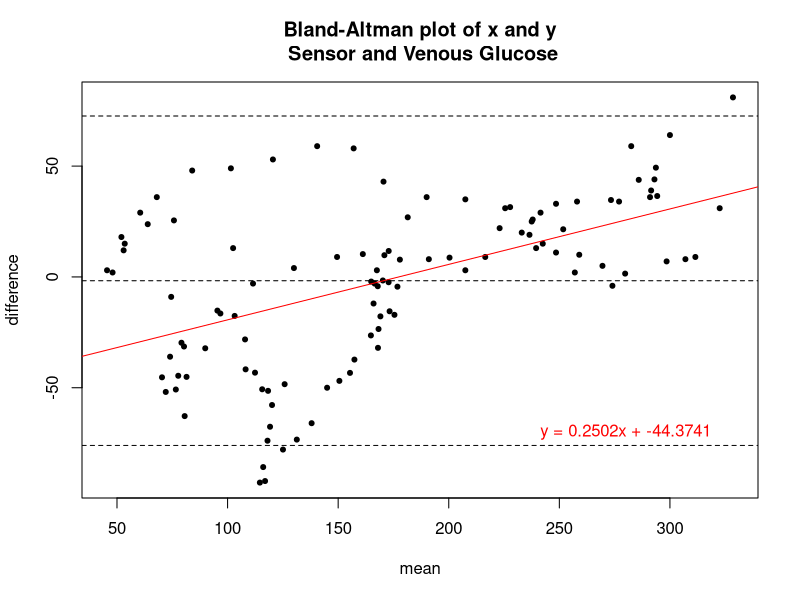
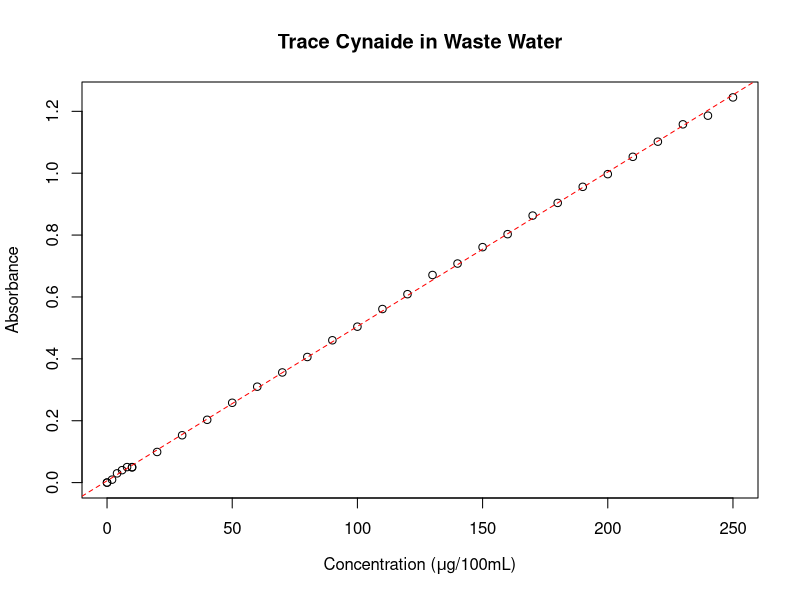
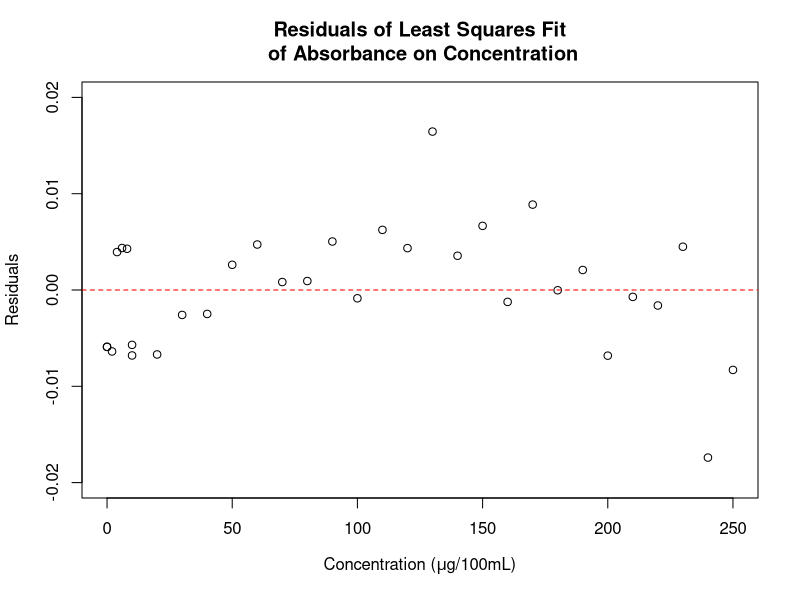
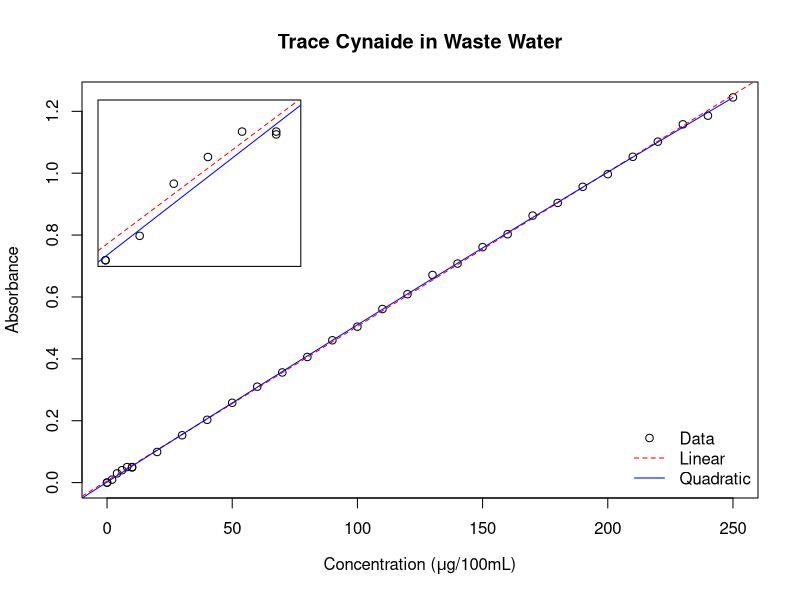
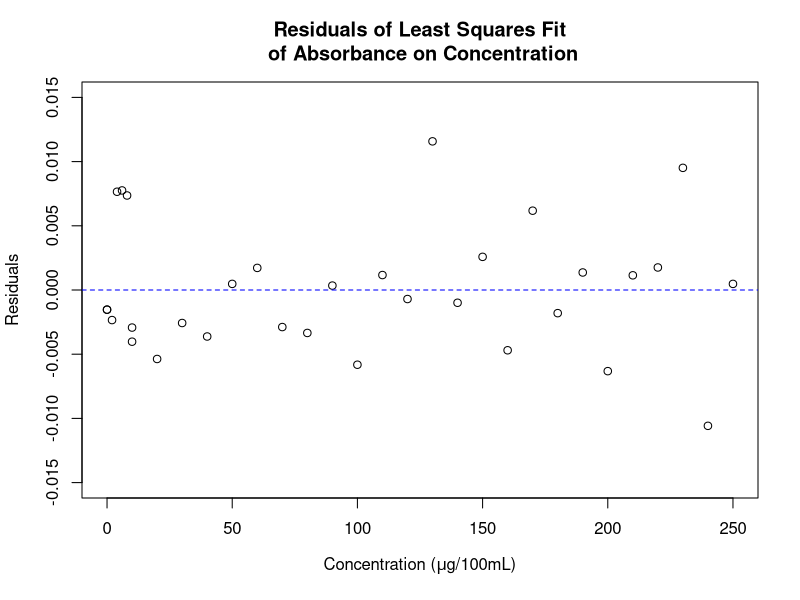
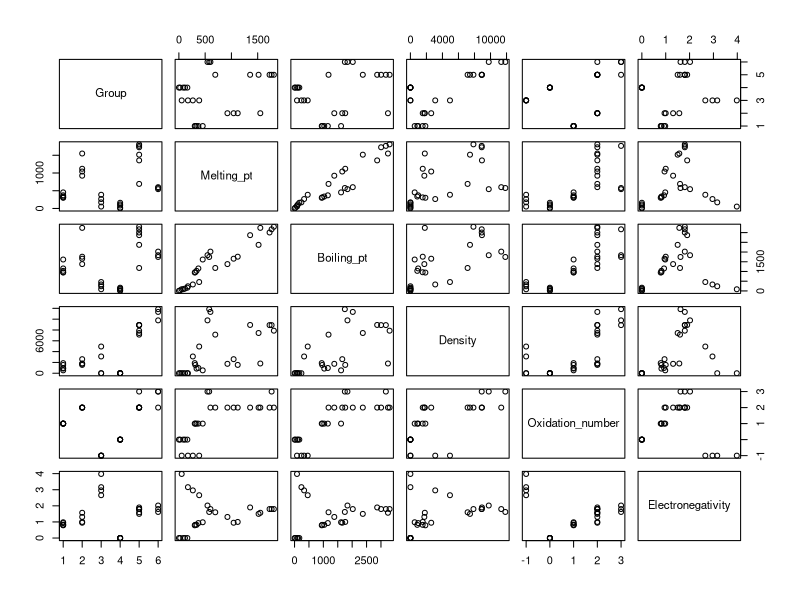
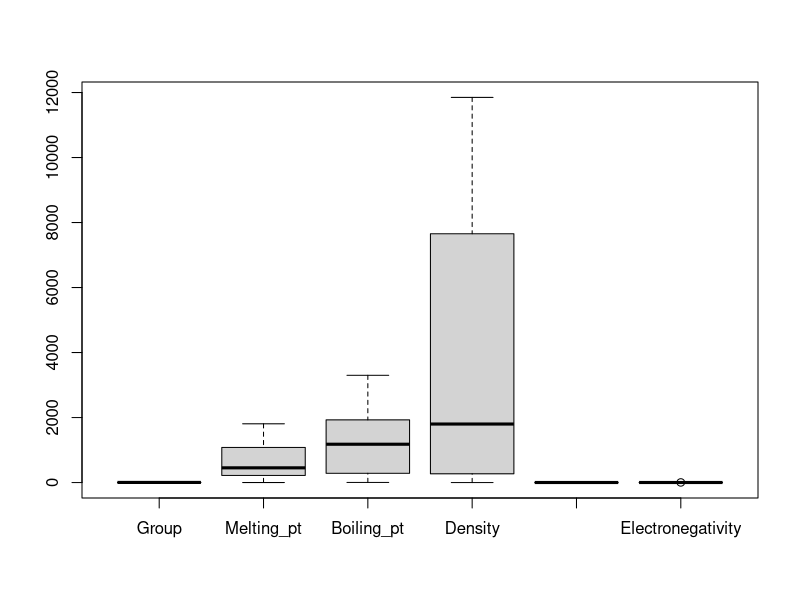
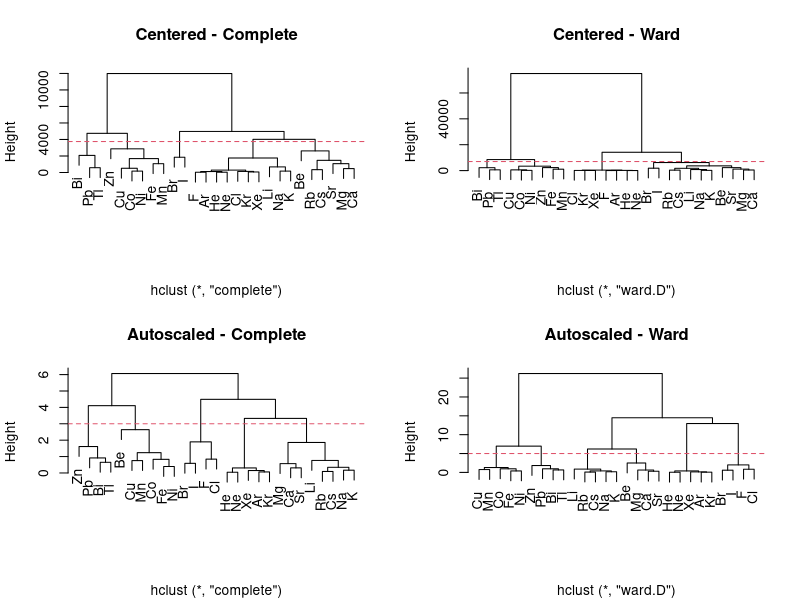

Source code (R) for these figures, in order:
## ---- chunk 1
library(knitr)
library(lattice)
opts_chunk$set(fig.path="figure/",fig.width=10,fig.height=8,fig.align="center",
               message=FALSE,error=FALSE,warning=FALSE)
screen_standard<-par(mar=c(5,4,4,2)+0.1,fig=c(0,1,0,1),mfrow=c(1,1))

## ---- chunk 2
glucose<-read.csv("data/glucose.csv")
## ---- chunk 3
BAplot <- function(x,y,xmeth=deparse(substitute(x)),ymeth=deparse(substitute(y))){
  #adapted from Ken Kleinman 
  #http://www.r-bloggers.com/example-9-34-bland-altman-type-plot/
    #removed standardization and diff=0 line
    #added regression line and title options

  bamean = (x+y)/2
  badiff = (y-x)
  reg_line<-summary(lm(badiff~bamean))
  reg_slope<-round(reg_line[[4]][2],4)
  reg_incpt<-round(reg_line[[4]][1],4)
  
  
  plot(badiff~bamean, pch=20, xlab="mean", ylab="difference")
# in the following, the deparse(substitute(varname)) retrieves name of argument
  title(main=paste("Bland-Altman plot of x and y\n",
    xmeth, "and", ymeth
    ), adj=".5")
      text(280,-70,col="red",paste("y = ",reg_slope,"x + ",reg_incpt,sep=""))
#construct the reference lines on the fly
  abline(h = c( mean(badiff)+1.96 * sd(badiff),
    mean(badiff)-1.96 * sd(badiff), mean(badiff)), lty=2)

    abline(lm(badiff~bamean),col="red")
} 
## ---- chunk 4
BAplot(glucose$Sensor,glucose$Venous_glucose,"Sensor","Venous Glucose")
## ---- chunk 5
#read data
    conc<-read.table("data/conc.txt",header=T,sep=" ")
    colnames(conc)<-c("Concentration","Absorbance")
## ---- chunk 6
#use base least squares regression
fit.linear<-lm(Absorbance~Concentration,conc)
intercept<-fit.linear[[1]][[1]]
slope<-fit.linear[[1]][[2]]

fit.linear
## ---- chunk 7
plot(conc$Concentration,conc$Absorbance,
     xlab=expression(paste("Concentration (",mu,"g/100mL)")),ylab="Absorbance",
     main="Trace Cynaide in Waste Water")
abline(lm(Absorbance~Concentration,conc),col="red",lty=2)

## ---- chunk 8
(s.fit.linear<-summary(fit.linear))
#r squared value - standard
## ---- chunk 9
#find and plot residuals from the linear fit
fit.linear.res<-resid(fit.linear)
par(mar=c(5,4,4,2)+0.1,fig=c(0,1,0,1),mfrow=c(1,1))
plot(conc[,1], fit.linear.res,  ylim=c(-0.020,0.020),
     xlab=expression(paste("Concentration (",mu,"g/100mL)")),ylab="Residuals", main="Residuals of Least Squares Fit\n of Absorbance on Concentration") 
abline(0,0,col="red",lty=2)
## ---- chunk 10
#adding square term
    conc[,3]<-(conc[,1]^2)
    colnames(conc)<-c("Concentration","Absorbance","Conc_sq")

fit.quad<-lm(Absorbance~(Concentration+Conc_sq),data=conc)
intercept<-fit.quad[[1]][[1]]
slope<-fit.quad[[1]][[2]]
sq_term<-fit.quad[[1]][[3]]
(s.fit.quad<-summary(fit.quad))
## ---- chunk 11
#calculate predicted values
#R will not use multiple terms when plotting abline(lm(),...)
pred.quad<-as.data.frame(matrix(seq(-10,250,length.out=10000),ncol=1))
pred.quad[,2]<-(intercept+pred.quad[,1]*slope + pred.quad[,1]*pred.quad[,1]*sq_term)

# plot
par(mar=c(5,4,4,2)+0.1,fig=c(0,1,0,1),mfrow=c(1,1))
plot(conc$Concentration,conc$Absorbance,
         xlab=expression(paste("Concentration (",mu,"g/100mL)")),ylab="Absorbance",
         main="Trace Cynaide in Waste Water")
    abline(lm(Absorbance~Concentration,conc),col="red",lty=2)
    points(pred.quad[,1],pred.quad[,2],type="l",col="blue",lty=1)
    legend("bottomright",bty="n",pch=c(1,NA,NA), lty=c(NA,2,1),
          col=c("black","red","blue"), legend = c("Data","Linear","Quadratic"),cex=1)

# calculate position of inset
    plotdim <- par("plt")
    xleft    = plotdim[1] + 0.02
    xright   = plotdim[1] + (plotdim[2] - plotdim[1])*.30 + 0.02
    ybottom  = plotdim[4] - (plotdim[4] - plotdim[3])*.40 - 0.03
    ytop     = plotdim[4] - 0.03  #

# set position for inset
par(
  fig = c(xleft, xright, ybottom, ytop)
  , mar=c(0,0,0,0)
  , new=TRUE
  )

# add inset
plot(conc$Concentration,conc$Absorbance,xlim=c(0,11),ylim=c(0,.06),xaxt='n',yaxt='n')
    abline(lm(Absorbance~Concentration,conc),col="red",lty=2)
    points(pred.quad[,1],pred.quad[,2],type="l",col="blue",lty=1)
## ---- chunk 12
fit.quad.res<-resid(fit.quad)
par(mar=c(5,4,4,2)+0.1,fig=c(0,1,0,1),mfrow=c(1,1))
plot(conc[,1], fit.quad.res,  ylim=c(-0.015,0.015),
     xlab=expression(paste("Concentration (",mu,"g/100mL)")),ylab="Residuals", main="Residuals of Least Squares Fit\n of Absorbance on Concentration") 
abline(0,0,col="blue",lty=2)
## ---- chunk 13
elem<-read.table("data/homework2-1.csv",sep=",",row.names=1,header=T)
## ---- chunk 14
plot(elem)
## ---- chunk 15
boxplot(elem)
## ---- chunk 16
elem_c<-scale(elem, scale=F) #centered only
elem_a<-scale(elem, scale=T) #centered and autoscaled
#hcluster on c data complete ward.D
hc_c_complete<-hclust(dist(elem_c),method="complete")
hc_c_ward<-hclust(dist(elem_c),method="ward.D")
#on autoscale data complete ward.D
hc_a_complete<-hclust(dist(elem_a),method="complete")
hc_a_ward<-hclust(dist(elem_a),method="ward.D")

## ---- chunk 17
par(mfrow=c(2,2))
plot(hc_c_complete, main="Centered - Complete", xlab=NA)
abline(h=3750,lty=2,col=2)
plot(hc_c_ward, main="Centered - Ward",xlab=NA)
abline(h=7000,lty=2, col=2)
plot(hc_a_complete, main="Autoscaled - Complete", xlab=NA)
abline(h=3,lty=2, col=2)
plot(hc_a_ward, main="Autoscaled - Ward", xlab=NA)
abline(h=5,lty=2, col=2)
## ---- chunk 18
elem_a_pc<-princomp(elem_a,cor=TRUE)
screeplot(elem_a_pc,type="lines", col="red", main ="PCA of Element Data")
## ---- chunk 19
variances <-elem_a_pc$sdev^2/(nrow(elem_a)-1)
totvariances<- sum(variances)
relvars<- variances/totvariances
vars<- 100*round(relvars, digits=3)

plot(elem_a_pc$scores[,1],elem_a_pc$scores[,2],
     xlab=paste("PC#1(",vars[1],"%)", sep=" "),
     ylab=paste("PC#2(",vars[2],"%)",sep=" "),
     main="Scores of Element Data",pch=elem$Group, col=elem$Group)
abline(h=0, col="gray");abline(v=0, col="gray")
text(elem_a_pc$scores[,1], elem_a_pc$scores[,2],labels=rownames(elem),cex=.5, pos=1)
## ---- chunk 20
plot(elem_a_pc$loadings[,1],elem_a_pc$loadings[,2],
     main="Loadings of Element Data",pch=elem$Group, col=elem$Group)
abline(h=0, col="gray");abline(v=0, col="gray")
text(elem_a_pc$loadings[,1], elem_a_pc$loadings[,2],labels=colnames(elem),cex=.5, pos=1)
## ---- chunk 21
opt<-read.csv("data/homework2-3.csv")
summary(opt)
plot(opt)
(apply(opt,2,var))
## ---- chunk 22
#split out "unknown/type-y data"
opt2<-opt
